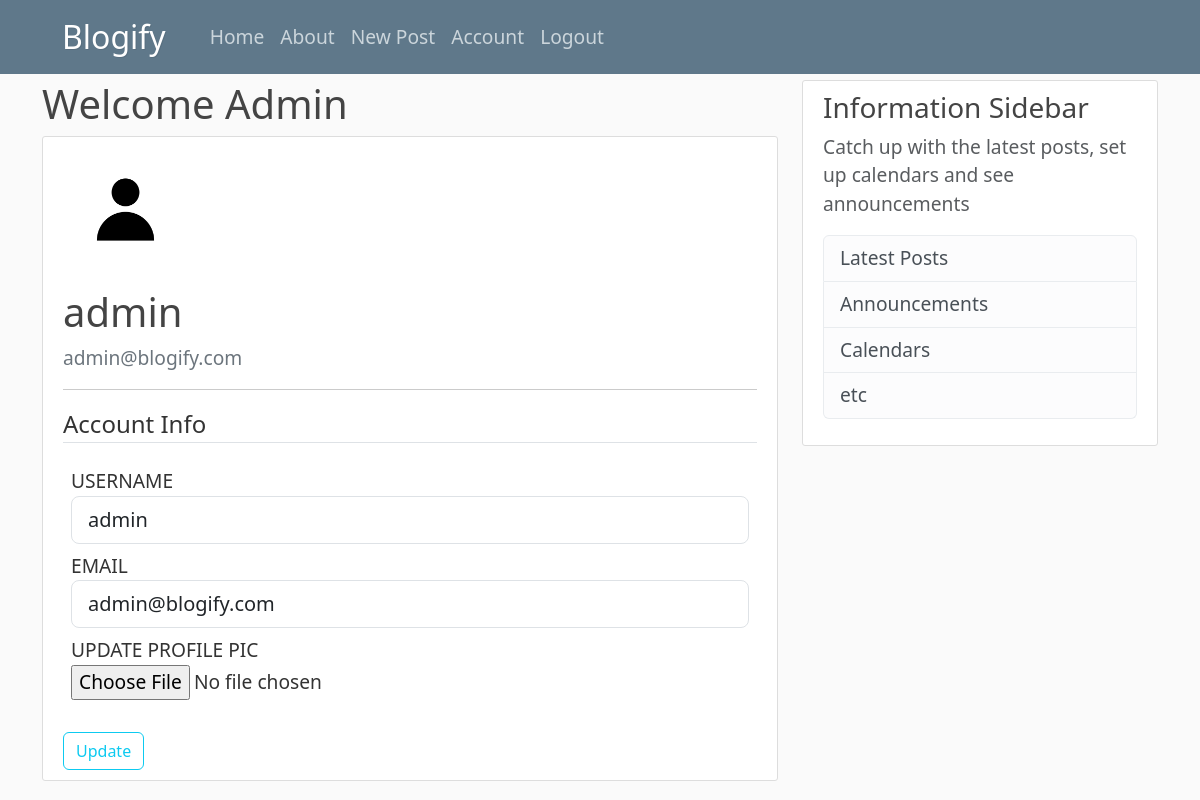
Page /account (signed in) on the committed database.
### blogify/models.py (models this page shows, shortened)
class User(db.Model, UserMixin):
    id = db.Column(db.Integer, primary_key=True)
    username = db.Column(db.String(20), nullable=False, unique=True)
    email = db.Column(db.String(120), nullable=False, unique=True)
    profile_pic = db.Column(db.String(20), nullable=False, default='default.jpg')
    password = db.Column(db.String(60), nullable=False)
    posts = db.relationship('Post', backref='author', lazy=True)

### blogify/routes.py (the view)
@app.route("/account", methods=['GET', 'POST'])
@login_required
def account():
    form = UpdateAccountForm()
    if form.validate_on_submit():
        if form.picture.data:
            pic_file = save_picture(form.picture.data)
            current_user.profile_pic = pic_file
        current_user.username = form.username.data
        current_user.email = form.email.data
        db.session.commit()
        flash("Your account has been updated successfully!", category='success')
        return redirect(url_for('account'))
    elif request.method == "GET":
        form.username.data = current_user.username
        form.email.data = current_user.email  # Corrected line
    image_file = url_for('static', filename='profile_pics/' + current_user.profile_pic)
    return render_template("account.html", title='Account', image_file=image_file, form=form)

### blogify/forms.py (shortened to what this page needs)
class UpdateAccountForm(FlaskForm):
    username = StringField(
        label='username',
        validators=[DataRequired(), Length(min=5, max=20)]
    )
    email = EmailField(
        label='email',
        validators=[DataRequired()]
    )
    picture = FileField(
        'Update profile pic',
        validators=[FileAllowed(['jpg', 'png', 'jpeg', 'pdf'])]
    )
    submit = SubmitField(label='Update')

### blogify/models.py (called while the page is built)
@login_manager.user_loader
def load_user(user_id: int):
    return User.query.get(int(user_id))

### blogify/templates/account.html (shortened to what this page needs)
{% extends "layout.html" %}
{% block content %}
    <h1> Welcome {{ current_user.username.capitalize() }} </h1>
    <div class="content-section">
        <div class="media">
            <img class="rounded-circle account-img" src="{{ image_file }}">
            <div class="media-body">
            <h2 class="account-heading">{{ current_user.username }}</h2>
            <p class="text-secondary">{{ current_user.email }}</p>
            </div>
        </div>
        <hr>
        <form method="POST" action="" enctype="multipart/form-data">
            <fieldset class="form-group mb-4">
                <legend class="border-bottom mb-4">Account Info</legend>
                <div class="form-group m-2">
                    {{ form.username.label(class="form-control-label").upper() }}
                    {% if form.username.errors %}
                        {{ form.username(class="form-control form-control-lg is-invalid") }}
                        <div class="invalid-feedback">
                            {% for error in form.username.errors %}
                                <span>{{ error }}</span>
                            {% endfor %}
                        </div>
                    {% else %}
                        {{ form.username(class="form-control form-control-lg") }}
                    {% endif %}
                </div>
                <div class="form-group m-2">
                    {{ form.email.label(class="form-control-label").upper() }}
                    {% if form.email.errors %}
                        {{ form.email(class="form-control form-control-lg is-invalid") }}
                        <div class="invalid-feedback">
                            {% for error in form.email.errors %}
                                <span>{{ error }}</span>
                            {% endfor %}
                        </div>
                    {% else %}
                        {{ form.email(class="form-control form-control-lg") }}
                    {% endif %}
                </div>
                <div class="form-group m-2">
                    {{ form.picture.label(class="form-control-label").upper() }}<br>
                    {{ form.picture(class="form-control-file") }}
                </div>
            </fieldset>
            <div class="form-group">
                {{ form.submit(class="btn btn-outline-info") }}
            </div>
        </form>
    </div>
{% endblock content%}

### blogify/static/main.css (style rules this page uses)
body { background: #fafafa; color: #333333; margin-top: 5rem; font-size: larger; }
h1, h2, h3, h4, h5, h6 { color: #444444; }
.content-section { background: #ffffff; padding: 10px 20px; border: 1px solid #dddddd; border-radius: 3px; margin-bottom: 20px; }
.account-img { height: 125px; width: 125px; margin-right: 20px; margin-bottom: 16px; }
.account-heading { font-size: 2.5rem; }

### rows in the picture
User: username "Admin", username "admin", email "admin@blogify.com"
